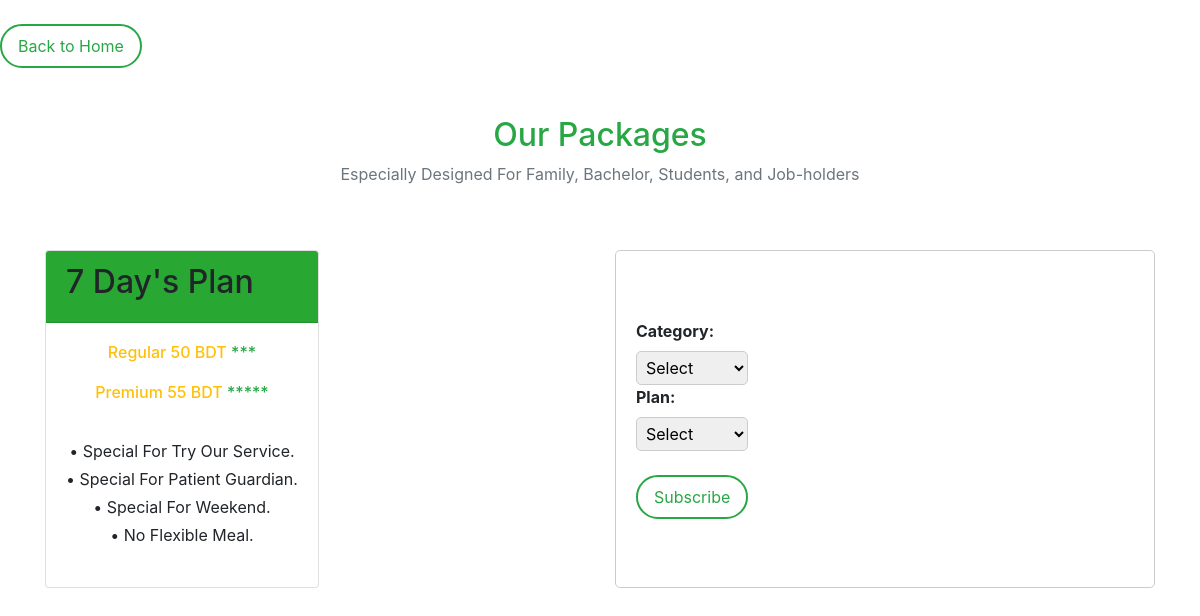
Page /sub/7 on the committed database.
### Home/models.py (models this page shows, shortened)
class Plan(models.Model):
    item = models.IntegerField()
    Reguler_balance = models.IntegerField(null=True)
    Primium_balance = models.IntegerField(null=True)
    p_slug=AutoSlugField(populate_from='item', unique=True, null=True)

### Home/views.py (the view, shortened to what this page needs)
# urls.py: path('sub/<slug:slug>',views.subscribe,name='sub'),
def subscribe(request,slug):
    new=Plan.objects.get(p_slug=slug)
    return render(request, 'subscribe.html',locals())

### Home/templates/subscribe.html (shortened to what this page needs)
<!DOCTYPE html>
<html lang="en">
<head>
    <link href="https://stackpath.bootstrapcdn.com/bootstrap/4.5.2/css/bootstrap.min.css" rel="stylesheet">
</head>
<body>
    <br>
    <a href="{% url "home" %}"><button class="btn btn-card-new mt-auto">Back to Home</button></a>
    <div class="container">
        <div class="py-5 text-center">
            <h2 class="text-success">Our Packages</h2>
            <p class="text-secondary">Especially Designed For Family, Bachelor, Students, and Job-holders</p>
        </div>
        <div class="row">
            <div class="col-lg-6 col-md-6 mb-4 d-flex align-items-stretch">
                <div class="card price-card">
                    <div class="card-header bg-light">
                        <h2>{{ new.item }} Day's Plan</h2>
                    </div>
                    <div class="card-body text-center">
                        <h6 class="text-warning">Regular {{ new.Reguler_balance }} BDT <span class="text-success">***</span></h6>
                        <h6 class="text-warning">Premium {{ new.Primium_balance }} BDT <span class="text-success">*****</span></h6>
                        <div class="features my-3">
                            <p class="mb-1">&#x2022; Special For Try Our Service.</p>
                            <p class="mb-1">&#x2022; Special For Patient Guardian.</p>
                            <p class="mb-1">&#x2022; Special For Weekend.</p>
                            <p class="mb-1">&#x2022; No Flexible Meal.</p>
                        </div>
                    </div>
                </div>
            </div>
            <div class="col-lg-6 col-md-6 mb-4 d-flex align-items-stretch">
                <div class="form-container w-100">
                    <form method="post" class="w-100">
                        <div class="py-5" style="display: inline-block; text-align: left;">
                            <label for="category" style="font-weight: bold;">Category:</label><br>
                            <select id="category" name="category" required style="padding: 5px; border-radius: 5px; border: 1px solid #ccc; width: 100%;">
                                <option value="" style="font-style: italic;">Select</option>
                            </select>
                            <br>
                            <label for="plan" style="font-weight: bold;">Plan:</label><br>
                            <select id="plan" name="plan" required style="padding: 5px; border-radius: 5px; border: 1px solid #ccc; width: 100%;">
                                <option value="" style="font-style: italic;">Select</option>
                            </select><br><br>
                            <button class="btn btn-card-new mt-auto">Subscribe</button>
                        </div>
                    </form>
                </div>
            </div>
        </div>
    </div>
</body>
</html>

### Home/templates/subscribe.html (style rules this page uses)
.bg-light { background-color: #28a733 !important; }
.price-card { transition: transform 0.2s; height: 100%; }
.btn-card-new { border-radius: 30px; padding: 0.5rem 1rem; font-size: 1rem; color: #28a745; border: 2px solid #28a745; background-color: transparent; cursor: pointer; transition: background-color 0.2s, color 0.2s; }
.card-body { display: flex; flex-direction: column; justify-content: space-between; }
.form-container { padding: 20px; border: 1px solid #ccc; border-radius: 5px; height: 100%; display: flex; align-items: center; }

### rows in the picture
Plan: item "7", Reguler_balance "50", Primium_balance "55"
